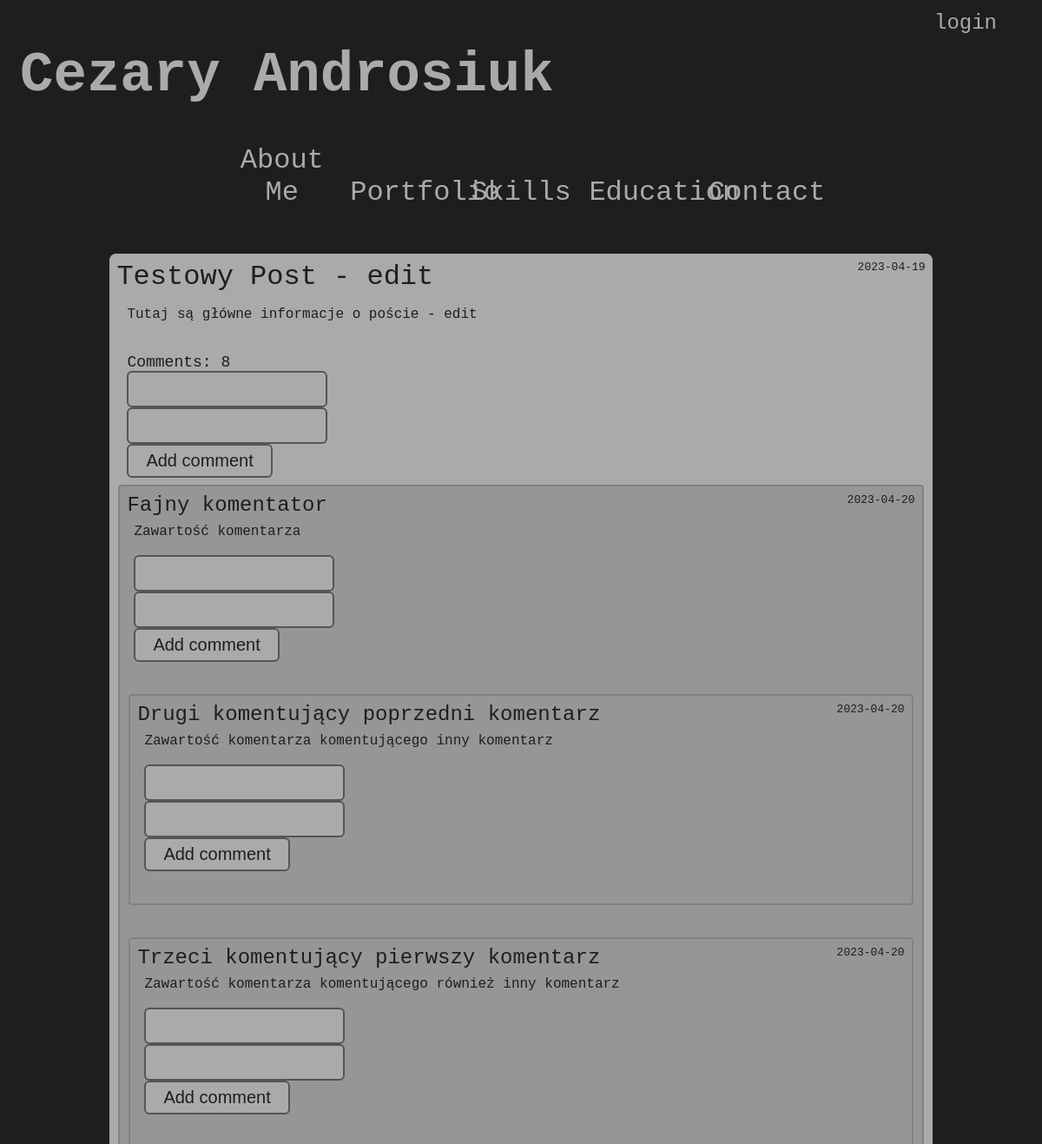
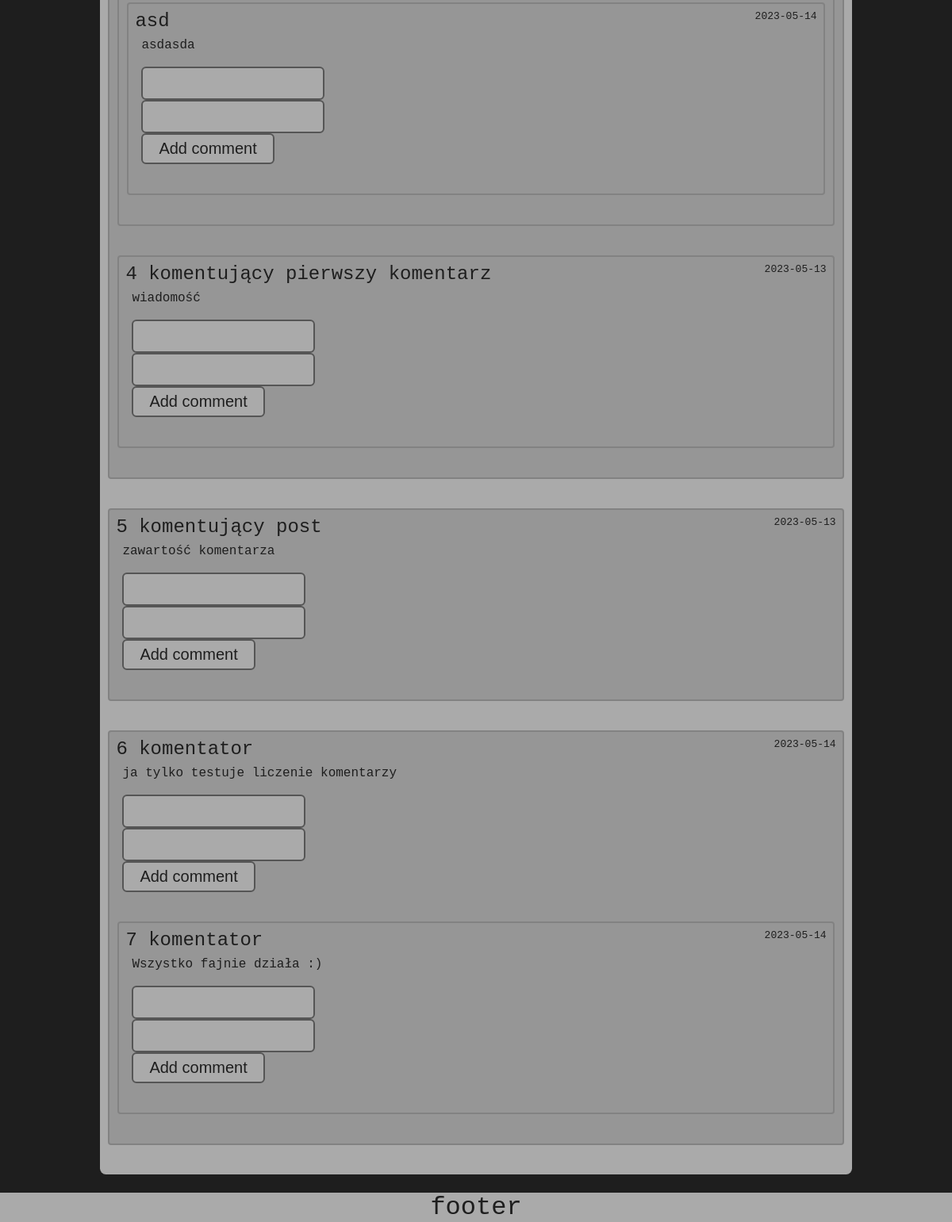
Page /single_article.php?post_id=1 on the committed database (2 pictures, top to bottom).
### tables this page shows
CREATE TABLE `posts` (
  `post_id` int(10) NOT NULL,
  `title` text NOT NULL,
  `content` text NOT NULL,
  `date` date NOT NULL DEFAULT current_timestamp(),
  `comments` int(11) NOT NULL DEFAULT 0,
  `visible` int(11) NOT NULL DEFAULT 1
);

CREATE TABLE `comments` (
  `comment_id` int(11) NOT NULL,
  `post_id` int(11) NOT NULL,
  `name` text NOT NULL,
  `date` date NOT NULL DEFAULT current_timestamp(),
  `content` text NOT NULL,
  `response_id` int(11) DEFAULT NULL
);

### single_article.php (the view, shortened to what this page needs)
<?php
    require_once "_connect_database.php";
?>
<!DOCTYPE html>
<html>
    <head>
        <link href="style.css" rel="stylesheet">
    </head>
    <body>
        <header class="header">
            <h1 class="pageTitle">
                Cezary Androsiuk
            </h1>
            <a class="adminLogin" href="login/login.php">
                login
            </a>
        </header>
        <?php
            require "_menu.php";
        ?>
        <br/>
        <main class="content">
            <div class="article">
            <?php
                $post_id = $_GET['post_id'];
                function add_comment_form($post_id, $comment_id){
                    echo '
                        <form method="post" action="single_article_add_comment.php">
                            <input type="hidden" value="' . $post_id . '" name="post_id">
                            <input type="hidden" value="' . $comment_id . '" name="comment_id">
                            <input type="text" value="" name="name" class="textarea"><br/>
                            <input type="text" value="" name="content" class="textarea"><br/>
                            <input type="submit" value="Add comment" name="submit" class="button">
                        </form>
                        ';
                }
                function generate_subcomments($database, $post_id, $parrent_comment){
                    if($parrent_comment == 0)
                        $comment = "SELECT comment_id, name, date, content FROM comments WHERE post_id = $post_id AND response_id is NULL;";
                    else
                        $comment = "SELECT comment_id, name, date, content FROM comments WHERE post_id = $post_id AND response_id = $parrent_comment;";
                    foreach($database->query($comment) as $record){
                        echo '
                            <section class="comment">
                                <div class="commentTitle">
                                    <div class="commentTitleName">' . $record['name'] . '</div>
                                    <div class="commentTitleDate">' . $record['date'] . '</div>
                                </div>
                                <div class="commentContent">' . $record['content'] . '<br/><br/>';
                        echo '  </div><br/>';
                        generate_subcomments($database, $post_id, $record['comment_id']);
                        echo '</section><br/>';
                    }
                }
                $article_query = $database->prepare('SELECT title, content, date, comments FROM posts WHERE post_id = :post_id AND visible = 1;');
                $article_query->bindParam(':post_id', $post_id, PDO::PARAM_INT);
                $article_query->execute();
                $matching_articles = $article_query->fetchAll();
                if(isset($matching_articles[0])){
                    $sac = $matching_articles[0];
                    echo '
                        <div class="articleTitle">
                            <div class="articleTitleName">' . $sac['title'] . '</div>
                            <div class="articleTitleDate">' . $sac['date'] . '</div>
                        </div>
                        <article class="articleContent">
                            <div>' . $sac['content'] . '</div>
                            <br/><br/>
                            <div class="articleCommentCounter"> Comments: ' . $sac['comments'] . '</div>';
                    add_comment_form($post_id, 0);
                    echo '</article>';
                    generate_subcomments($database, $post_id, 0);
                }
                else{
                    echo "<h4> 404 - POST NOT FOUND! </h4>";
                }
            ?>
            </div>
        </main>
        <br/><br/>
        <footer class="footer">
            footer
        </footer>
    </body>
</html>

### _menu.php
<nav>
    <menu class="menu">
        <li class="li">
            <a class="hrefSite" href="about_me.php">
                About Me
            </a>
        </li>
        <li class="li">
            <a class="hrefSite" href="portfolio.php">
                Portfolio
            </a>
        </li>
        <li class="li">
            <a class="hrefSite" href="skills.php">
                Skills
            </a>
        </li>
        <li class="li">
            <a class="hrefSite" href="education.php">
                Education
            </a>
        </li>
        <li class="li">
            <a class="hrefSite" href="contact.php">
                Contact
            </a>
        </li>
    </menu>
</nav>

### style.css (style rules this page uses)
body { background-color: rgb(30, 30, 30); color: rgb(170, 170, 170); text-align: center; font-size: xx-large; font-family: 'Courier New', Courier, monospace; }
.header { display: flex; }
.pageTitle { margin-left: 4mm; color: rgb(170, 170, 170); text-decoration: none; text-align: left; flex-grow: 1; }
.adminLogin { font-size: x-large; color: rgb(170, 170, 170); border-radius: 2mm; text-decoration: none; margin: 5px; height: 8mm; width: 150px; }
.menu { background-color: rgb(30, 30, 30); margin: 0; padding: 0; }
.li { list-style-type: none; display: inline-block; width: 10%; }
.hrefSite { color: rgb(170, 170, 170); text-decoration: none; }
.content { background-color: rgb(170, 170, 170); color: rgb(30, 30, 30); margin: 4mm; border-radius: 2mm; width: 80%; display: inline-block; }
.textarea { resize: none; padding: 10px 10px; border-radius: 6px; background-color: rgb(170, 170, 170); border: 2px solid rgb(85, 85, 85); font-size: 16px; }
.button { padding: 6px 20px; font-size: 20px; border-radius: 6px; background-color: rgb(170, 170, 170); border: 2px solid rgb(85, 85, 85); text-decoration: none; color: rgb(30,30,30); }
.article { background-color: rgb(170, 170, 170); color: rgb(30, 30, 30); border-radius: 4mm; text-align: left; }
.articleTitle { display: flex; }
.articleTitleName { flex-grow: 6; font-size: xx-large; margin: 8px; display: inline-block; }
.articleTitleDate { width: 200px; font-size: small; margin: 8px; margin-left: 20px; display: inline-block; text-align: right; }
.articleContent { text-align: justify; font-size: medium; display: inline-block; margin-top: 8px; margin-bottom: 8px; margin-left: 20px; margin-right: 20px; }
.articleCommentCounter { font-size: large; display: inline-block; }
.comment { background-color: rgb(150, 150, 150); border: 2px solid rgb(130, 130, 130); border-radius: 4px; margin-left: 10px; margin-right: 10px; }
.commentTitle { display: flex; margin: 8px; }
.commentTitleName { flex-grow: 6; font-size: x-large; display: inline-block; }
.commentTitleDate { flex-grow: 1; font-size: small; display: inline-block; text-align: right; }
.commentContent { font-size: medium; margin-left: 16px; }
.footer { background-color: rgb(170, 170, 170); color: rgb(30, 30, 30); bottom: 0; left: 0; position: fixed; width: 100%; }

### rows in the picture
posts: title "Testowy Post - edit", date "2023-04-19", content "Tutaj są główne informacje o poście - edit", comments "8"
comments: name "Fajny komentator", date "2023-04-20", content "Zawartość komentarza"
comments: name "Drugi komentujący poprzedni komentarz", date "2023-04-20", content "Zawartość komentarza komentującego inny komentarz"
comments: name "Trzeci komentujący pierwszy komentarz", date "2023-04-20", content "Zawartość komentarza komentującego również inny komentarz"
comments: name "asd", date "2023-05-14", content "asdasda"
comments: name "4 komentujący pierwszy komentarz", date "2023-05-13", content "wiadomość"
comments: name "5 komentujący post", date "2023-05-13", content "zawartość komentarza"
comments: name "6 komentator", date "2023-05-14", content "ja tylko testuje liczenie komentarzy"
comments: name "7 komentator", date "2023-05-14", content "Wszystko fajnie działa :)"
